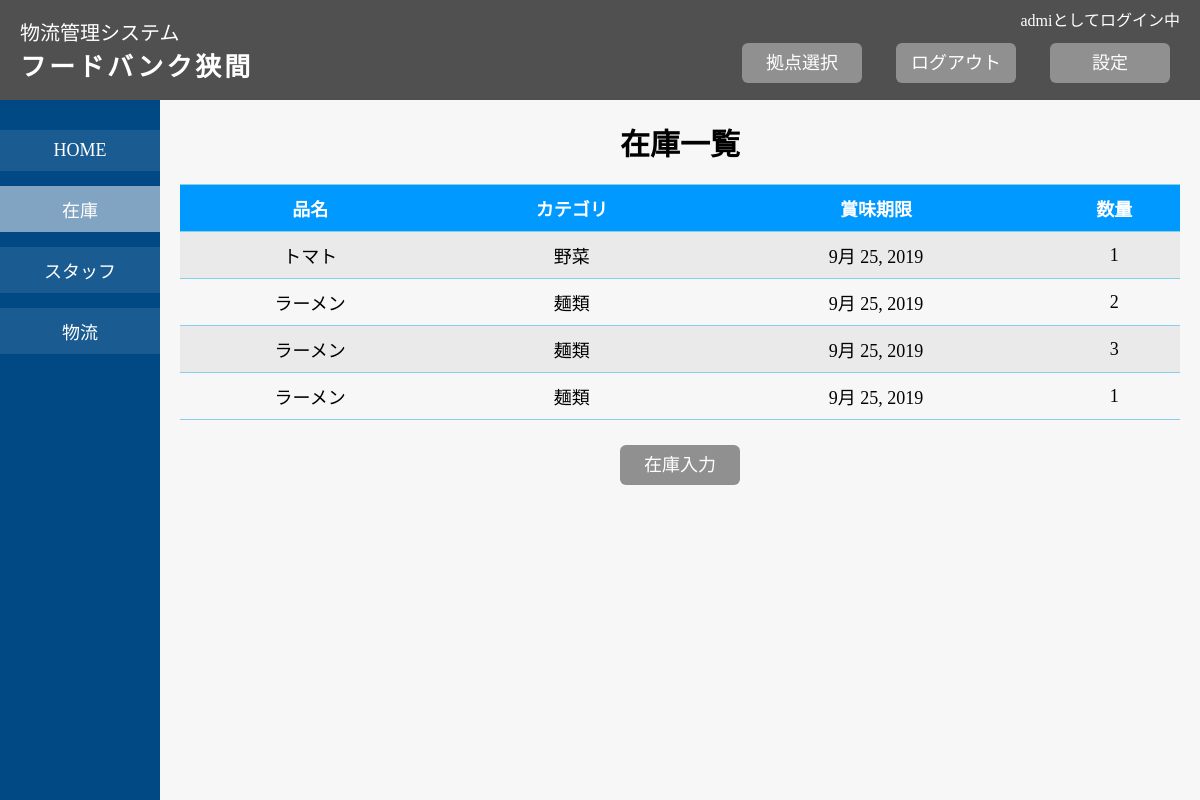
Screenshot of /logistics/fb-hazama/stock/ (signed in) with the database file from the repository.
### logistics/models.py (models this page shows, shortened)
class Base(models.Model):
    name_ja = models.CharField(max_length=100, unique=True, verbose_name='拠点名(日本語)')
    name_en = models.CharField(max_length=100, unique=True, verbose_name='拠点名(英語)')
    no = models.IntegerField(primary_key=True, verbose_name='拠点コード')
    image = models.ImageField(upload_to='base_image', blank=True, verbose_name='画像')

class Stock(models.Model):
    food = models.ForeignKey(Food, on_delete=models.CASCADE, verbose_name='品名')
    date = models.DateField(blank=True, null=True, verbose_name='賞味期限')
    quantity = models.IntegerField(verbose_name='数量')
    base = models.ForeignKey(Base, on_delete=models.SET_NULL, null=True, verbose_name='拠点')

class Food(models.Model):
    name = models.CharField(max_length=100, verbose_name='品名')
    category = models.CharField(max_length=100, verbose_name='カテゴリー')

### logistics/views.py (the view)
# urls.py: path('<slug:base_name>/stock/', views.stock, name='stock'),
@login_required
def stock(request, base_name):
    stocks = Stock.objects.filter(base__name_en=base_name)
    base = get_object_or_404(Base, name_en=base_name)
    context = {
        'base': base,
        'stocks': stocks,
    }
    return render(request, 'logistics/stock.html', context)

### logistics/templates/logistics/stock.html (shortened to what this page needs)
{% extends "logistics/base.html" %}
{% load static %}
{% load bootstrap4 %}
{% block head %}
<link rel="stylesheet" href="{% static 'css/base.css' %}">
{% endblock %}
{% block content %}
<div class="side-nav">
    <div class="container">
        <a class="side-btn" href="{% url 'home' base_name=base.name_en %}">HOME</a>
        <a class="side-btn current" href="{% url 'stock' base_name=base.name_en %}">在庫</a>
        <a class="side-btn" href="{% url 'staff' base_name=base.name_en %}">スタッフ</a>
        <a class="side-btn" href="{% url 'distribution' base_name=base.name_en %}">物流</a>
    </div>
</div>
<div class="main">
    <h1 class="main-title">在庫一覧</h1>
    <div class="table-wrapper">
        <table class="stock-table">
            <thead>
                <tr>
                    <th>品名</th>
                    <th>カテゴリ</th>
                    <th>賞味期限</th>
                    <th>数量</th>
                </tr>
            </thead>
            <tbody>
                {% for stock in stocks %}
                <tr>
                    <td>{{ stock.food.name }}</td>
                    <td>{{ stock.food.category }}</td>
                    <td>{{ stock.date }}</td>
                    <td>{{ stock.quantity }}</td>
                </tr>
                {% endfor %}
            </tbody>
        </table>
    </div>
    <a class="btn input-btn" href="{% url 'input_stock' base_name=base.name_en %}">在庫入力</a>
</div>
{% endblock %}

### logistics/templates/logistics/base.html (shortened to what this page needs)
{% load static %}
<!DOCTYPE html>
<html>
<head>
    {% block head %}
    {% endblock %}
</head>
<body>
    <header>
        <div class="container">
            <div class="header-left">
                <a class="title" href="{% url 'index' %}">物流管理システム</a>
                <h2 class="base-name">{{ base.name_ja }}</h2>
            </div>
            <div class="header-right">
                    <p class="login-status">{{ request.user.username }}としてログイン中</p>
                    <a class="btn selectbase-btn header-btn" href="{% url 'select_base' %}">拠点選択</a>
                    <a class="btn logout-btn header-btn" href="{% url 'logout' %}">ログアウト</a>
                    <a class="btn setting-btn header-btn" href="#setting">設定</a>
            </div>
        </div>
    </header>
    {% block content %}
    {% endblock %}
</body>
</html>

### logistics/static/css/base.css (style rules this page uses)
* { margin: 0px; padding: 0px; transform: none; }
body { margin: 0; padding: 0; font-family: "meiryo"; background-color: #f7f7f7; }
a { text-decoration: none; color: black; }
header { margin-top: 0px; height: 100px; width: 100%; background-color: #505050; position: fixed; top: 0; left: 0; z-index: 100; }
.header-right { float: right; margin-right: 20px; }
.login-status { color: white; text-align: right; margin-top: 7px; }
.header-left { float: left; }
.title { padding-left: 20px; padding-top: 17px; color: white; font-size: 20px; font-weight: normal; display: block; }
.base-name { padding-top: 0px; padding-left: 20px; font-size: 26px; color: white; letter-spacing: 3px; }
.header-btn { margin: 12px 10px 10px 20px; }
.btn { display: inline-block; text-align: center; color: white; background-color: #909090; border-radius: 6px; height: 40px; width: 120px; line-height: 40px; font-size: 18px; }
.side-nav { width: 160px; height: 100%; background-color: #004984; position: fixed; padding-top: 30px; z-index: 10; }
.side-btn { display: block; color: white; text-align: center; font-size: 18px; padding: 10px 0; margin-bottom: 15px; background-color: rgba(255, 255, 255, 0.1); }
.current { background-color: rgba(255, 255, 255, 0.5); }
.main { margin-left: 160px; margin-top: 100px; width: auto; text-align: center; }
.table-wrapper { margin: 0px 20px; }
.stock-table { font-size: 18px; border-collapse: collapse; width: 100%; }
.stock-table th, .stock-table td { border: solid 1px skyblue; padding: 10px 0; border-width: 1px 0; }
.stock-table th { color: white; background-color: #0099ff; }
.stock-table tr:nth-of-type(odd) { background-color: #EAEAEA; }
.input-btn { margin-top: 25px; margin-bottom: 40px; }
.main-title { font-size: 30px; padding-top: 20px; padding-bottom: 20px; color: black; font-weight: bold; }

### rows the page displays
Base: name_ja "フードバンク狭間"
Stock: food.name "トマト", food.category "野菜", date "9月 25, 2019", quantity "1"
Stock: food.name "ラーメン", food.category "麺類", date "9月 25, 2019", quantity "2"
Stock: food.name "ラーメン", food.category "麺類", date "9月 25, 2019", quantity "3"
Stock: food.name "ラーメン", food.category "麺類", date "9月 25, 2019", quantity "1"

### other values shown
{{ request.user.username }} "admi"
